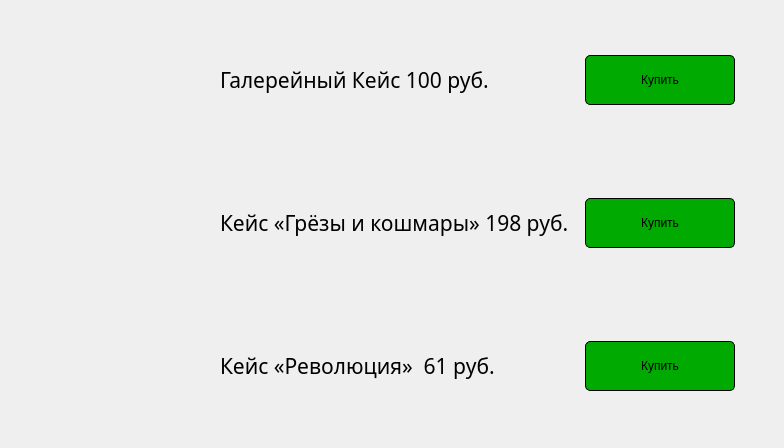
        <widget class="QWidget" name="scrollAreaWidgetContents_Store">
         <property name="geometry">
          <rect>
           <x>0</x>
           <y>0</y>
           <width>784</width>
           <height>448</height>
          </rect>
         </property>
         <layout class="QVBoxLayout" name="verticalLayout">
          <property name="spacing">
           <number>5</number>
          </property>
          <property name="leftMargin">
           <number>5</number>
          </property>
          <property name="topMargin">
           <number>5</number>
          </property>
          <property name="rightMargin">
           <number>5</number>
          </property>
          <property name="bottomMargin">
           <number>5</number>
          </property>
          <item>
           <layout class="QHBoxLayout" name="horizontalLayout">
            <property name="spacing">
             <number>5</number>
            </property>
            <item>
             <spacer name="horizontalSpacer">
              <property name="orientation">
               <enum>Qt::Orientation::Horizontal</enum>
              </property>
              <property name="sizeType">
               <enum>QSizePolicy::Policy::Expanding</enum>
              </property>
              <property name="sizeHint" stdset="0">
               <size>
                <width>40</width>
                <height>20</height>
               </size>
              </property>
             </spacer>
            </item>
            <item>
             <widget class="QLabel" name="label_Item1">
              <property name="sizePolicy">
               <sizepolicy hsizetype="Fixed" vsizetype="Fixed">
                <horstretch>0</horstretch>
                <verstretch>0</verstretch>
               </sizepolicy>
              </property>
              <property name="minimumSize">
               <size>
                <width>166</width>
                <height>126</height>
               </size>
              </property>
              <property name="maximumSize">
               <size>
                <width>166</width>
                <height>126</height>
               </size>
              </property>
              <property name="font">
               <font>
                <family>Microsoft Tai Le</family>
                <pointsize>16</pointsize>
               </font>
              </property>
              <property name="styleSheet">
               <string notr="true">border: 0;
</string>
              </property>
             </widget>
            </item>
            <item>
             <widget class="QLabel" name="label_Item1_Name">
              <property name="sizePolicy">
               <sizepolicy hsizetype="Fixed" vsizetype="Fixed">
                <horstretch>0</horstretch>
                <verstretch>0</verstretch>
               </sizepolicy>
              </property>
              <property name="minimumSize">
               <size>
                <width>360</width>
                <height>100</height>
               </size>
              </property>
              <property name="maximumSize">
               <size>
                <width>360</width>
                <height>100</height>
               </size>
              </property>
              <property name="font">
               <font>
                <family>Microsoft Tai Le</family>
                <pointsize>16</pointsize>
               </font>
              </property>
              <property name="styleSheet">
               <string notr="true">border: 0;
</string>
              </property>
              <property name="text">
               <string>Галерейный Кейс 100 руб.</string>
              </property>
             </widget>
            </item>
            <item>
             <widget class="QPushButton" name="pushButton_Buy_Item1">
              <property name="sizePolicy">
               <sizepolicy hsizetype="Fixed" vsizetype="Fixed">
                <horstretch>0</horstretch>
                <verstretch>0</verstretch>
               </sizepolicy>
              </property>
              <property name="minimumSize">
               <size>
                <width>150</width>
                <height>50</height>
               </size>
              </property>
              <property name="maximumSize">
               <size>
                <width>150</width>
                <height>50</height>
               </size>
              </property>
              <property name="styleSheet">
               <string notr="true">QPushButton {
    background-color: rgb(0, 170, 0);
    border: 1px solid black;
	border-radius: 5px;
}

QPushButton::pressed {
    background-color: rgb(0, 139, 0);
    border: 1px solid darkgray;
    padding: 2px;
}</string>
              </property>
              <property name="text">
               <string>Купить</string>
              </property>
              <property name="flat">
               <bool>false</bool>
              </property>
             </widget>
            </item>
            <item>
             <spacer name="horizontalSpacer_2">
              <property name="orientation">
               <enum>Qt::Orientation::Horizontal</enum>
              </property>
              <property name="sizeType">
               <enum>QSizePolicy::Policy::Expanding</enum>
              </property>
              <property name="sizeHint" stdset="0">
               <size>
                <width>40</width>
                <height>20</height>
               </size>
              </property>
             </spacer>
            </item>
           </layout>
          </item>
          <item>
           <layout class="QHBoxLayout" name="horizontalLayout_2">
            <property name="spacing">
             <number>5</number>
            </property>
            <item>
             <spacer name="horizontalSpacer_3">
              <property name="orientation">
               <enum>Qt::Orientation::Horizontal</enum>
              </property>
              <property name="sizeType">
               <enum>QSizePolicy::Policy::Expanding</enum>
              </property>
              <property name="sizeHint" stdset="0">
               <size>
                <width>40</width>
                <height>20</height>
               </size>
              </property>
             </spacer>
            </item>
            <item>
             <widget class="QLabel" name="label_Item2">
              <property name="sizePolicy">
               <sizepolicy hsizetype="Fixed" vsizetype="Fixed">
                <horstretch>0</horstretch>
                <verstretch>0</verstretch>
               </sizepolicy>
              </property>
              <property name="minimumSize">
               <size>
                <width>166</width>
                <height>126</height>
               </size>
              </property>
              <property name="maximumSize">
               <size>
                <width>166</width>
                <height>126</height>
               </size>
              </property>
              <property name="font">
               <font>
                <family>Microsoft Tai Le</family>
                <pointsize>16</pointsize>
               </font>
              </property>
              <property name="styleSheet">
               <string notr="true">border: 0;
</string>
              </property>
             </widget>
            </item>
            <item>
             <widget class="QLabel" name="label_Item2_Name">
              <property name="sizePolicy">
               <sizepolicy hsizetype="Fixed" vsizetype="Fixed">
                <horstretch>0</horstretch>
                <verstretch>0</verstretch>
               </sizepolicy>
              </property>
              <property name="minimumSize">
               <size>
                <width>360</width>
                <height>100</height>
               </size>
              </property>
              <property name="maximumSize">
               <size>
                <width>360</width>
                <height>100</height>
               </size>
              </property>
              <property name="font">
               <font>
                <family>Microsoft Tai Le</family>
                <pointsize>16</pointsize>
               </font>
              </property>
              <property name="styleSheet">
               <string notr="true">border: 0;
</string>
              </property>
              <property name="text">
               <string>Кейс «Грёзы и кошмары» 198 руб.</string>
              </property>
             </widget>
            </item>
            <item>
             <widget class="QPushButton" name="pushButton_Buy_Item2">
              <property name="sizePolicy">
               <sizepolicy hsizetype="Fixed" vsizetype="Fixed">
                <horstretch>0</horstretch>
                <verstretch>0</verstretch>
               </sizepolicy>
              </property>
              <property name="minimumSize">
               <size>
                <width>150</width>
                <height>50</height>
               </size>
              </property>
              <property name="maximumSize">
               <size>
                <width>150</width>
                <height>50</height>
               </size>
              </property>
              <property name="styleSheet">
               <string notr="true">QPushButton {
    background-color: rgb(0, 170, 0);
    border: 1px solid black;
	border-radius: 5px;
}

QPushButton::pressed {
    background-color: rgb(0, 139, 0);
    border: 1px solid darkgray;
    padding: 2px;
}</string>
              </property>
              <property name="text">
               <string>Купить</string>
              </property>
              <property name="flat">
               <bool>false</bool>
              </property>
             </widget>
            </item>
            <item>
             <spacer name="horizontalSpacer_4">
              <property name="orientation">
               <enum>Qt::Orientation::Horizontal</enum>
              </property>
              <property name="sizeType">
               <enum>QSizePolicy::Policy::Expanding</enum>
              </property>
              <property name="sizeHint" stdset="0">
               <size>
                <width>40</width>
                <height>20</height>
               </size>
              </property>
             </spacer>
            </item>
           </layout>
          </item>
          <item>
           <layout class="QHBoxLayout" name="horizontalLayout_3">
            <property name="spacing">
             <number>5</number>
            </property>
            <item>
             <spacer name="horizontalSpacer_5">
              <property name="orientation">
               <enum>Qt::Orientation::Horizontal</enum>
              </property>
              <property name="sizeType">
               <enum>QSizePolicy::Policy::Expanding</enum>
              </property>
              <property name="sizeHint" stdset="0">
               <size>
                <width>40</width>
                <height>20</height>
               </size>
              </property>
             </spacer>
            </item>
            <item>
             <widget class="QLabel" name="label_Item3">
              <property name="sizePolicy">
               <sizepolicy hsizetype="Fixed" vsizetype="Fixed">
                <horstretch>0</horstretch>
                <verstretch>0</verstretch>
               </sizepolicy>
              </property>
              <property name="minimumSize">
               <size>
                <width>166</width>
                <height>126</height>
               </size>
              </property>
              <property name="maximumSize">
               <size>
                <width>166</width>
                <height>126</height>
               </size>
              </property>
              <property name="font">
               <font>
                <family>Microsoft Tai Le</family>
                <pointsize>16</pointsize>
               </font>
              </property>
              <property name="styleSheet">
               <string notr="true">border: 0;
</string>
              </property>
             </widget>
            </item>
            <item>
             <widget class="QLabel" name="label_Item3_Name">
              <property name="sizePolicy">
               <sizepolicy hsizetype="Fixed" vsizetype="Fixed">
                <horstretch>0</horstretch>
                <verstretch>0</verstretch>
               </sizepolicy>
              </property>
              <property name="minimumSize">
               <size>
                <width>360</width>
                <height>100</height>
               </size>
              </property>
              <property name="maximumSize">
               <size>
                <width>360</width>
                <height>100</height>
               </size>
              </property>
              <property name="font">
               <font>
                <family>Microsoft Tai Le</family>
                <pointsize>16</pointsize>
               </font>
              </property>
              <property name="styleSheet">
               <string notr="true">border: 0;
</string>
              </property>
              <property name="text">
               <string>Кейс «Революция»  61 руб.</string>
              </property>
             </widget>
            </item>
            <item>
             <widget class="QPushButton" name="pushButton_Buy_Item3">
              <property name="sizePolicy">
               <sizepolicy hsizetype="Fixed" vsizetype="Fixed">
                <horstretch>0</horstretch>
                <verstretch>0</verstretch>
               </sizepolicy>
              </property>
              <property name="minimumSize">
               <size>
                <width>150</width>
                <height>50</height>
               </size>
              </property>
              <property name="maximumSize">
               <size>
                <width>150</width>
                <height>50</height>
               </size>
              </property>
              <property name="styleSheet">
               <string notr="true">QPushButton {
    background-color: rgb(0, 170, 0);
    border: 1px solid black;
	border-radius: 5px;
}

QPushButton::pressed {
    background-color: rgb(0, 139, 0);
    border: 1px solid darkgray;
    padding: 2px;
}</string>
              </property>
              <property name="text">
               <string>Купить</string>
              </property>
              <property name="flat">
               <bool>false</bool>
              </property>
             </widget>
            </item>
            <item>
             <spacer name="horizontalSpacer_6">
              <property name="orientation">
               <enum>Qt::Orientation::Horizontal</enum>
              </property>
              <property name="sizeType">
               <enum>QSizePolicy::Policy::Expanding</enum>
              </property>
              <property name="sizeHint" stdset="0">
               <size>
                <width>40</width>
                <height>20</height>
               </size>
              </property>
             </spacer>
            </item>
           </layout>
          </item>
         </layout>
        </widget>
